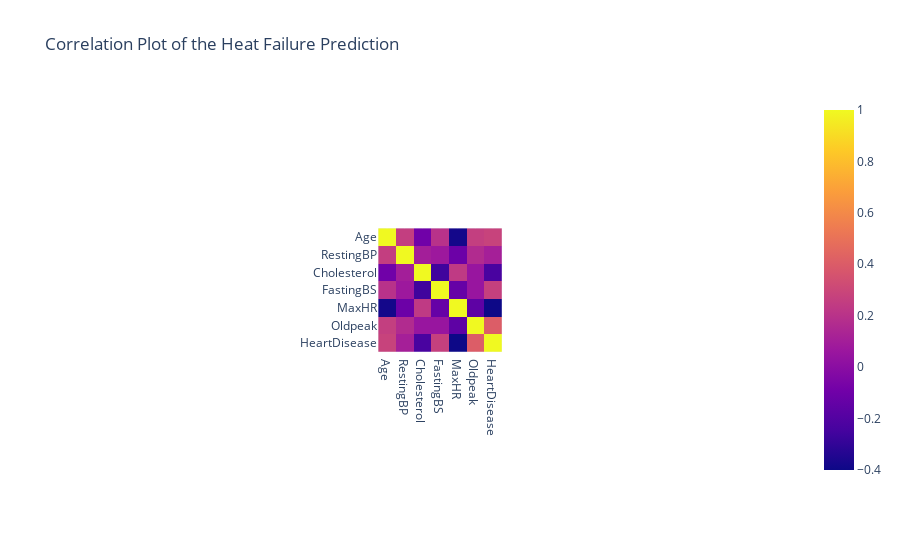

The code cell stored with this chart in its notebook:
### Code cell
px.imshow(df[['Age', 'RestingBP', 'Cholesterol', 'FastingBS', 'MaxHR', 'Oldpeak','HeartDisease']].corr(),title="Correlation Plot of the Heat Failure Prediction")

### Figure 1 — Plotly figure (JSON) as saved in the notebook; plotly's stock layout.template omitted (floating-point values rounded to 4 significant figures)
{"data": [{"coloraxis": "coloraxis", "hovertemplate": "x: %{x}<br>y: %{y}<br>color: %{z}<extra></extra>", "name": "0", "type": "heatmap", "x": ["Age", "RestingBP", "Cholesterol", "FastingBS", "MaxHR", "Oldpeak", "HeartDisease"], "xaxis": "x", "y": ["Age", "RestingBP", "Cholesterol", "FastingBS", "MaxHR", "Oldpeak", "HeartDisease"], "yaxis": "y", "z": [[1, 0.2544, -0.09528, 0.198, -0.382, 0.2586, 0.282], [0.2544, 1, 0.1009, 0.07019, -0.1121, 0.1648, 0.1076], [-0.09528, 0.1009, 1, -0.261, 0.2358, 0.05015, -0.2327], [0.198, 0.07019, -0.261, 1, -0.1314, 0.0527, 0.2673], [-0.382, -0.1121, 0.2358, -0.1314, 1, -0.1607, -0.4004], [0.2586, 0.1648, 0.05015, 0.0527, -0.1607, 1, 0.404], [0.282, 0.1076, -0.2327, 0.2673, -0.4004, 0.404, 1]]}], "layout": {"autosize": true, "coloraxis": {"colorscale": [[0, "#0d0887"], [0.1111, "#46039f"], [0.2222, "#7201a8"], [0.3333, "#9c179e"], [0.4444, "#bd3786"], [0.5556, "#d8576b"], [0.6667, "#ed7953"], [0.7778, "#fb9f3a"], [0.8889, "#fdca26"], [1, "#f0f921"]]}, "title": {"text": "Correlation Plot of the Heat Failure Prediction"}, "xaxis": {"anchor": "y", "autorange": true, "constrain": "domain", "domain": [0.4142, 0.5858], "range": [-0.5, 6.5], "scaleanchor": "y", "type": "category"}, "yaxis": {"anchor": "x", "autorange": true, "constrain": "domain", "domain": [0, 1], "range": [6.5, -0.5], "type": "category"}}}
